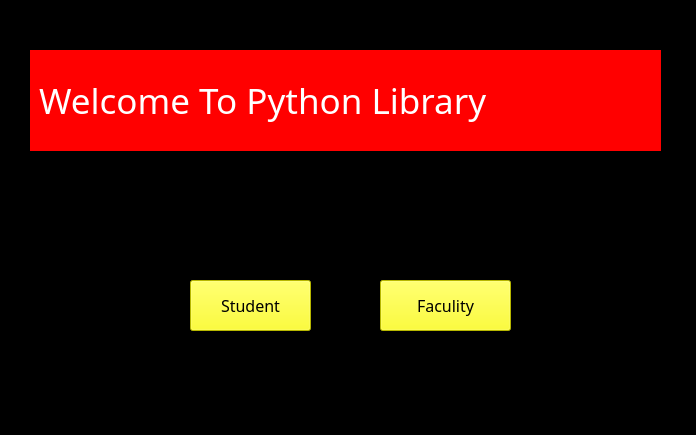
<?xml version="1.0" encoding="UTF-8"?>
<ui version="4.0">
 <class>welcome_screen</class>
 <widget class="QMainWindow" name="welcome_screen">
  <property name="geometry">
   <rect>
    <x>0</x>
    <y>0</y>
    <width>696</width>
    <height>435</height>
   </rect>
  </property>
  <property name="windowTitle">
   <string>MainWindow</string>
  </property>
  <property name="styleSheet">
   <string notr="true">background:rgb(0, 0, 0)</string>
  </property>
  <widget class="QWidget" name="centralwidget">
   <widget class="QLabel" name="label">
    <property name="geometry">
     <rect>
      <x>30</x>
      <y>50</y>
      <width>631</width>
      <height>101</height>
     </rect>
    </property>
    <property name="font">
     <font>
      <family>Algerian</family>
      <pointsize>26</pointsize>
     </font>
    </property>
    <property name="styleSheet">
     <string notr="true">background-color: rgb(255, 0, 0);
color:white;</string>
    </property>
    <property name="text">
     <string> Welcome To Python Library </string>
    </property>
   </widget>
   <widget class="QPushButton" name="pushButton">
    <property name="geometry">
     <rect>
      <x>190</x>
      <y>280</y>
      <width>121</width>
      <height>51</height>
     </rect>
    </property>
    <property name="font">
     <font>
      <family>Algerian</family>
      <pointsize>12</pointsize>
     </font>
    </property>
    <property name="styleSheet">
     <string notr="true">color :black;
background:yellow;</string>
    </property>
    <property name="text">
     <string>Student</string>
    </property>
   </widget>
   <widget class="QPushButton" name="pushButton_2">
    <property name="geometry">
     <rect>
      <x>380</x>
      <y>280</y>
      <width>131</width>
      <height>51</height>
     </rect>
    </property>
    <property name="font">
     <font>
      <family>Algerian</family>
      <pointsize>12</pointsize>
     </font>
    </property>
    <property name="styleSheet">
     <string notr="true">color :black;
background:yellow;</string>
    </property>
    <property name="text">
     <string>Faculity</string>
    </property>
   </widget>
  </widget>
  <widget class="QStatusBar" name="statusbar"/>
 </widget>
 <resources/>
 <connections/>
</ui>
